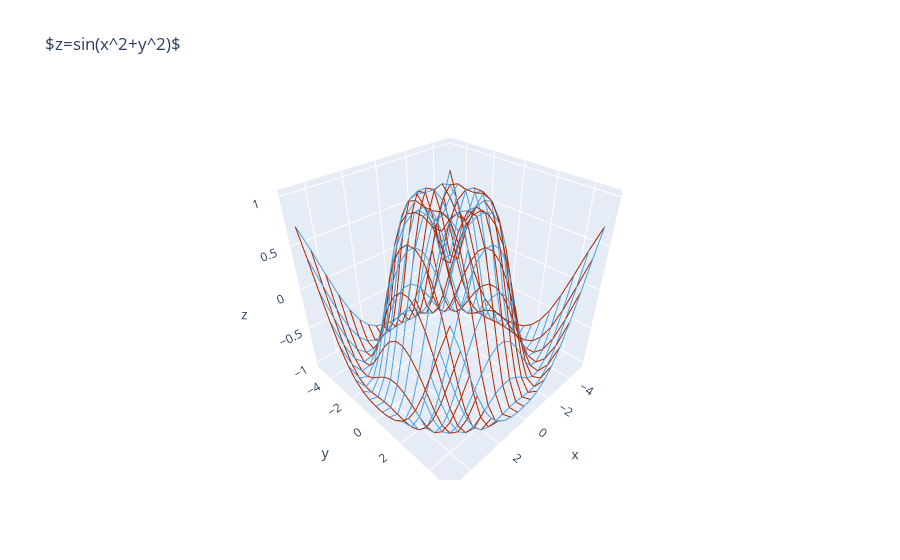

Notebook code for this chart:
### Markdown cell above
### Plano tangente e curvas de grade

Na mesma forma que para cada ponto de curva há uma linha tangente, para cada ponto de uma superficie existe um plano tangente. Tem varias formas para chegar na equação destes planos. Talvez o caminho mais facil seja pelas **curvas de grade**. 

Para uma superficie $z = f(x,y)$, se fixarmos um dos parametros $x$ and $y$ achamos uma curva de grade da superficie. Por exemplo, para $z=\sin(x^2 + y^2)$ temos as seguintes curvas
$$
x = 1 \rightarrow z=\sin(1+y^2) \\
x = 2 \rightarrow z=\sin(4+y^2) \\
x = 3 \rightarrow z=\sin(9+y^2) \\
\\
y = 1 \rightarrow z=\sin(x^2+1) \\
y = 2 \rightarrow z=\sin(x^2+4) \\
y = 3 \rightarrow z=\sin(x^2+9) \\
$$

Graficamente podemos plotar elas na seguinte forma

### Code cell
# Creating the data
xx = np.linspace(-5, 5, 20)
yy = np.linspace(-5, 5, 20)
xGrid, yGrid = np.meshgrid(xx, yy)
RR = np.sqrt(xGrid ** 2 + yGrid ** 2)
zz = np.sin(RR)

# Creating the plot
lines = []
line_marker = dict(color='#4ca3dd', width=2)
for i, j, k in zip(xGrid, yGrid, zz):
    lines.append(go.Scatter3d(x=i, y=j, z=k, mode='lines', line=line_marker))

line_marker = dict(color='#b12600', width=2)
for i, j, k in zip(xGrid, yGrid, zz):
    lines.append(go.Scatter3d(x=j, y=i, z=k, mode='lines', line=line_marker))

layout = go.Layout(
    title='$z=sin(x^2+y^2)$',
    showlegend=False,
)
fig = go.Figure(data=lines, layout=layout)
fig.show()
